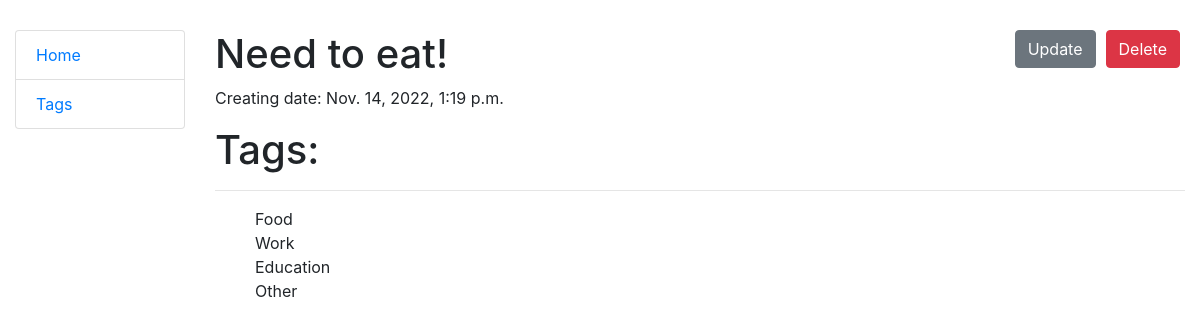
/tasks/1/, run on the app's committed database.
### todo/models.py (models this page shows)
class Task(models.Model):
    content = models.TextField(default="Please, fill me in")
    datetime = models.DateTimeField(auto_now_add=True)
    deadline = models.DateTimeField(blank=True, null=True)
    status = models.BooleanField(default=False)
    tags = models.ManyToManyField(Tag, related_name="tasks", )
    class Meta:
        ordering = ["deadline", "status"]

class Tag(models.Model):
    name = models.CharField(max_length=100)
    def __str__(self):
        return self.name

### todo/views.py (the view)
# urls.py: path("tasks/<int:pk>/", TaskDetailView.as_view(), name="task-detail"),
class TaskDetailView(generic.DetailView):
    model = Task
    queryset = Task.objects.all().prefetch_related("tags")

### templates/todo/task_detail.html
{% extends "base.html" %}
{% block content %}
  <h1>
    {{ task.content }}
    <a href="{% url 'todo:task-delete' pk=task.id %}" class="btn btn-danger link-to-page">
      Delete
    </a>
    <a href="{% url 'todo:task-update' pk=task.id %}" class="btn btn-secondary link-to-page">
      Update
    </a>
  </h1>
  <p>Creating date: {{ task.datetime }}</p>
  <h1>
    Tags:
  </h1>
  <hr>
  <ul>
    {% for tag in task.tags.all %}
      {{ tag }} <br>
    {% endfor %}
  </ul>
{% endblock %}

### static/css/style.css (style rules this page uses)
body { margin-top: 30px; }
.link-to-page { float: right; margin: 0 5px 0 5px; }

### data on the page
Task: content "Need to eat!", datetime "Nov. 14, 2022, 1:19 p.m."
Tag: name "Food"
Tag: name "Work"
Tag: name "Education"
Tag: name "Other"
